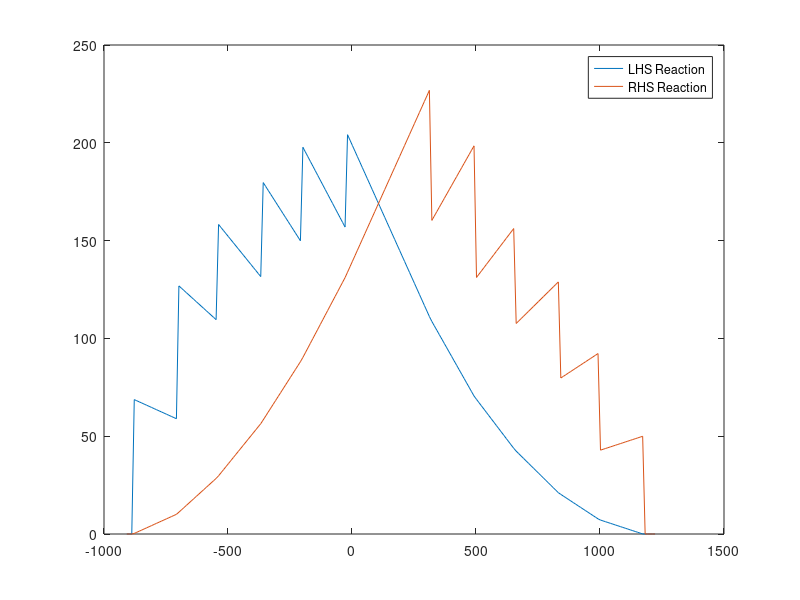

Recreate this plot in MATLAB.
# all lengths are in mm, mm4, N, etc

clear, close all;

BRIDGE_LEN = 1250;

weight_loc = [0, 100, 200];
weight_amt = [100, 100, 250];
inertia_mm = 0.418e6;
y_bar_mm = 41.4;

# calculate axle pos relative to LHS
ED_WHEEL = 52;
AX_TO_AX = 176;
CAR_TO_CAR = 164;
TRAIN_REL_POS = [ED_WHEEL AX_TO_AX CAR_TO_CAR AX_TO_AX CAR_TO_CAR AX_TO_AX];
TRAIN_LEN = sum(TRAIN_REL_POS)
TRAIN_REL_POS = cumsum(TRAIN_REL_POS);

FREIGHT_N = 100;
LOCO_MULT = 1.38;
LOCO_N = FREIGHT_N * LOCO_MULT;
FREIGHT_N = FREIGHT_N / 2;
LOCO_N = LOCO_N / 2;
TRAIN_WEIGHT = ones(1, 6) .* FREIGHT_N;
TRAIN_WEIGHT(5) = LOCO_N;
TRAIN_WEIGHT(6) = LOCO_N;
TRAIN_WEIGHT = -1 .* TRAIN_WEIGHT;
TOTAL_TRAIN_WEIGHT = sum(TRAIN_WEIGHT)

# calculate the reaction forces
SUPPORT_L = 25;
SUPPORT_R = 1225;

START_SIM = -TRAIN_LEN;
END_SIM = SUPPORT_R;

#START_SIM = 800
#END_SIM = 800

STEP_SIM = 10;
all_react_lhs = [];
all_react_rhs = [];
steps = START_SIM:STEP_SIM:END_SIM;
for position = steps;
  # find the reaction forces for each step
  train_pos = TRAIN_REL_POS + position; # converts relative train pos to abs
  # filters out axles that are not on the bridge anymore
  # train_pos = train_pos .* (train_pos > SUPPORT_L) .* (train_pos < SUPPORT_R)
  dist_to_lhs = train_pos - SUPPORT_L;
  trains_on_bridge = (train_pos > SUPPORT_L) .* (train_pos < SUPPORT_R);
  moments_to_lhs = dist_to_lhs .* TRAIN_WEIGHT .* trains_on_bridge;
  dist_between_support = SUPPORT_R - SUPPORT_L;
  reaction_rhs = sum(moments_to_lhs) / dist_between_support * -1;
  reaction_lhs = -sum(TRAIN_WEIGHT .* trains_on_bridge) - reaction_rhs;

  all_react_lhs(end+1) = reaction_lhs;
  all_react_rhs(end+1) = reaction_rhs;
end
plot(steps, all_react_lhs);
hold on
plot(steps, all_react_rhs);

legend("LHS Reaction", "RHS Reaction")





